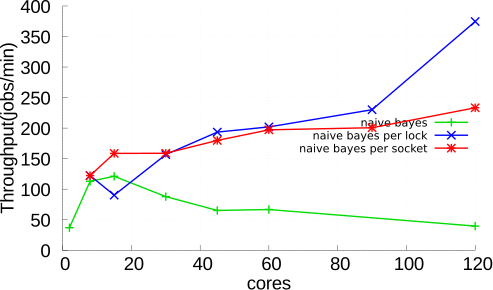

Here is the gnuplot script that generated this plot:
call "common.gnuplot"

set zeroaxis
set yrange [0:]
set xlabel "cores" font "arial,20"
set ylabel "Throughput(jobs/min)" font "arial,20"
set ytics format " %.0s%c" font "arial,20"
set xtics  font "arial,20"
set title font "arial,20"
set term eps
set output 'nb_docker.eps'
set key at graph 1,0.55
#set linetype 1 lw 12 lc rgb '#ff0000'
set font  "arial,20"


plot \
"./data/nb_default.data" every :::0::0 with lp title "naive bayes", \
"./data/nb_8.data" every :::0::0 with lp title "naive bayes per lock", \
"./data/nb_15.data" every :::0::0 with lp title "naive bayes per socket"
